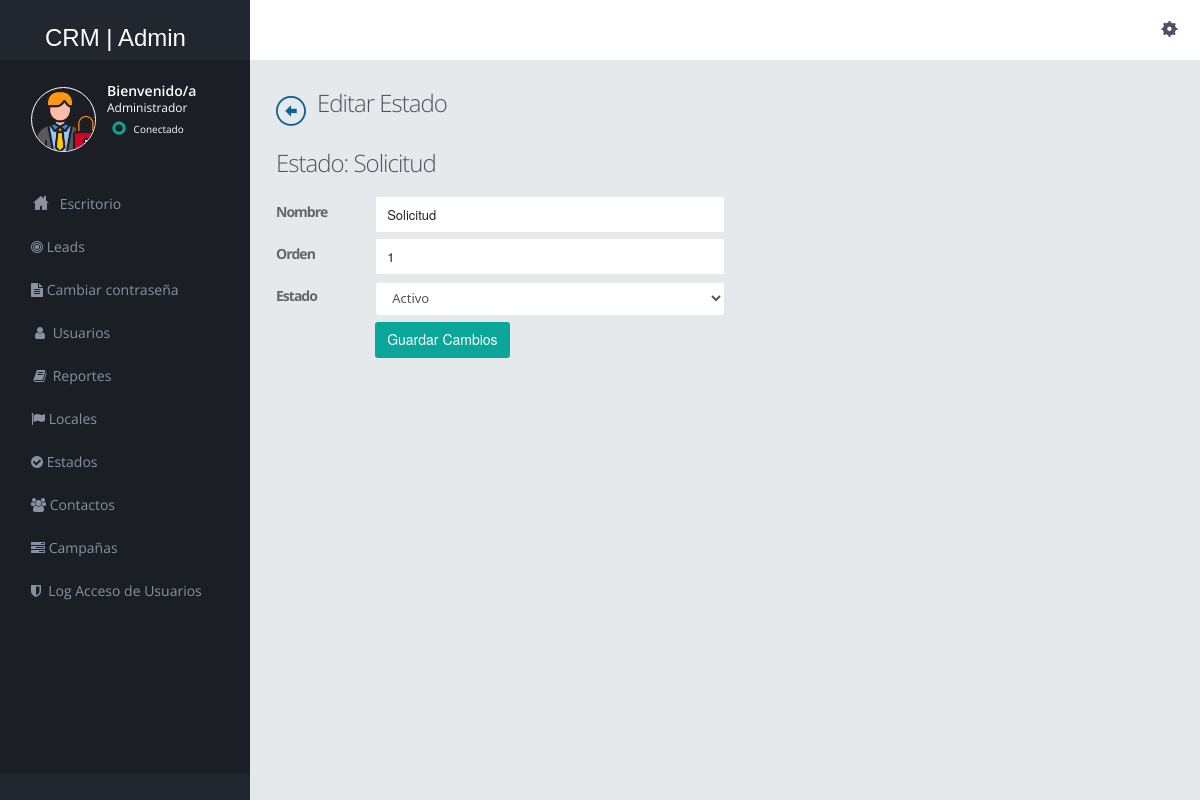
Screenshot of /admin/edit-status.php?status_id_gen=1 (signed in) with the database file from the repository.
### tables this page shows
CREATE TABLE `status` (
  `status_id_gen` int(11) NOT NULL,
  `order_status` int(11) NOT NULL,
  `name` varchar(100) NOT NULL,
  `status` int(11) NOT NULL DEFAULT 1
);

### admin/edit-status.php (the view, shortened to what this page needs)
<?php
include("dbconnection.php");
?>
<!DOCTYPE html>
<html>
<head>
    <link href="../assets/plugins/pace/pace-theme-flash.css" rel="stylesheet" type="text/css" media="screen" />
    <link href="../assets/plugins/boostrapv3/css/bootstrap.min.css" rel="stylesheet" type="text/css" />
    <link href="../assets/plugins/boostrapv3/css/bootstrap-theme.min.css" rel="stylesheet" type="text/css" />
    <link href="../assets/plugins/font-awesome/css/font-awesome.css" rel="stylesheet" type="text/css" />
    <link href="../assets/css/animate.min.css" rel="stylesheet" type="text/css" />
    <link href="../assets/plugins/jquery-scrollbar/jquery.scrollbar.css" rel="stylesheet" type="text/css" />
    <link href="../assets/css/style.css" rel="stylesheet" type="text/css" />
    <link href="../assets/css/responsive.css" rel="stylesheet" type="text/css" />
    <link href="../assets/css/custom-icon-set.css" rel="stylesheet" type="text/css" />
    <link rel="stylesheet" href="https://maxcdn.bootstrapcdn.com/font-awesome/4.7.0/css/font-awesome.min.css">
</head>
<body class="">
    <?php include("header.php");?>
    <div class="page-container row-fluid">
        <?php include("leftbar.php");?>
    </div>
    </div>
    <div class="footer-widget">
    </div>
    <div class="page-content">
        <div class="content">
            <div class="page-title"> <i> <a href="manage-status.php" class="icon-custom-left"></a> </i>
                <h3>Editar Estado</h3>
            </div>
            <div class="page-title">
                <?php $rt=mysqli_query($con,"select * from status where status_id_gen='".$_GET['status_id_gen']."'");
			  while($rw=mysqli_fetch_array($rt))
			  {?>
                <h3>Estado: <?php echo $rw['name'];?> </h3>
                <form name="muser" method="post" action="" enctype="multipart/form-data">
                    <table width="50%" border="0">
                        <tr>
                            <td height="42"><label class="control-label"><b>Nombre</b></label></td>
                            <td><input type="text" name="name" id="name" value="<?php echo $rw['name'];?>"
                                    class="form-control"></td>
                        </tr>
                        <tr>
                            <td height="42"><label class="control-label"><b>Orden</b></label></td>
                            <td><input type="number" name="order_status" id="order_status" value="<?php echo $rw['order_status'];?>"
                                    class="form-control"></td>
                        </tr>
                        <tr>
                            <td height="42"><label class="control-label"><b>Estado</b></label></td>
                            <td><select type="text" name="status" id="status" class="form-control">
                                    <option value="<?php echo $rw['status'];?>">
                                        <?php $a=$rw['status'];
                                            if($a == 1)
                                            {
                                            echo "Activo";
                                            }
                                    ?>
                                    </option>
                                </select>
                            </td>
                        </tr>
                        <tr>
                            <td>&nbsp;</td>
                            <td height="42">
                                <button type="submit" name="update" class="btn btn-primary">Guardar Cambios</button>
                            </td>
                        </tr>
                        <tr>
                            <td>&nbsp;</td>
                            <td>&nbsp;</td>
                        </tr>
                    </table>
                    <?php } ?>
                </form>
            </div>
        </div>
    </div>
    </div>
</body>
</html>

### assets/css/responsive.css (style rules this page uses)
@media (min-width: 980px) { .page-content { margin-left: 250px; min-height: 100%; } }

### rows the page displays
status: name "Solicitud", order_status "1", status "Activo"

### other values shown
$_SESSION['name_admin'] "Administrador"
